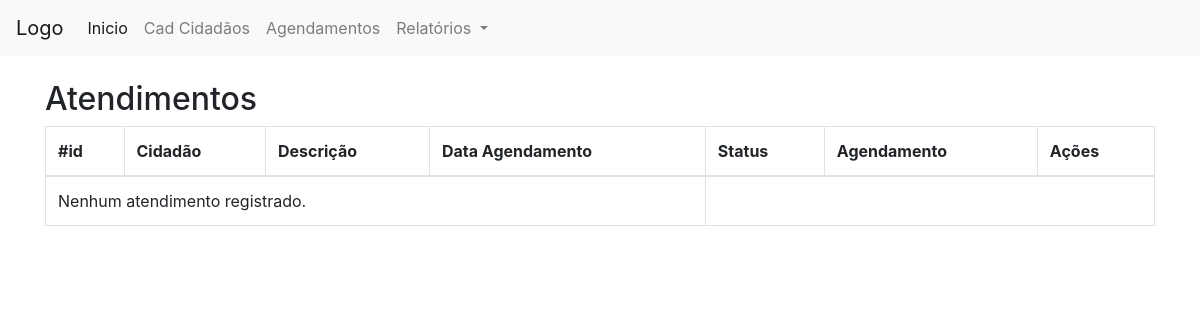
The app's page /atendimento/lista, older data.
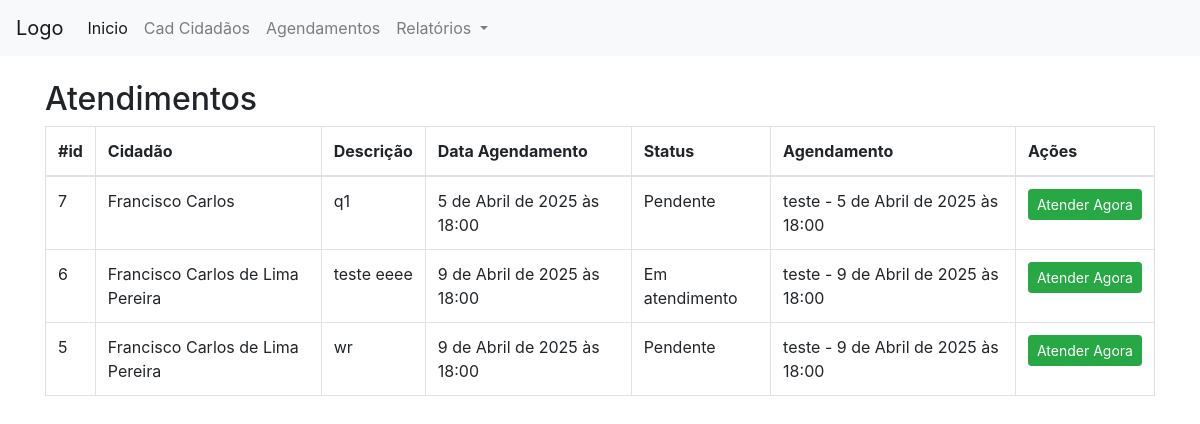
The same page, newer data.
### appagenda/models.py (models this page shows, shortened)
class Atendimento(models.Model):
    STATUS_CHOICES = [
        ('P', 'Pendente'),
        ('R', 'Resolvido'),
        ('A', 'Em atendimento')
    ]
    cidadao=models.ForeignKey(Cidadao, on_delete=models.CASCADE, related_name='atendimento')
    agendamento=models.OneToOneField(Agendamento, on_delete=models.SET_NULL, null=True, blank=True, related_name='atendimento')
    descricao = models.TextField()
    decisoes = models.TextField(blank=True, null=True)
    status = models.CharField(max_length=1, choices=STATUS_CHOICES, default='P')
    data_atendimento=models.DateTimeField(auto_now_add=True)

class Cidadao(models.Model):
    nome = models.TextField(null=False)
    cpf = models.CharField(max_length=14, null=True)
    email = models.EmailField(unique=True)
    data_nascimento=models.DateField()
    celular = models.CharField(max_length=14, null=False)
    cep = models.CharField(max_length=9)
    endereco = models.CharField(max_length=200)
    endereco_numero=models.CharField(max_length=20)
    data_info = models.DateTimeField(auto_now_add=True)

class Agendamento(models.Model):
        STATUS_CHOICES = [
            ('A', 'Agendado'),
            ('C', 'Cancelado'),
            ('R', 'Realizado')
        ]
        cidadao = models.ForeignKey(Cidadao, on_delete=models.CASCADE, related_name='agendamentos')
        assunto = models.CharField(max_length=255)
        descricao = models.TextField()
        data_hora = models.DateTimeField()
        status = models.CharField(max_length=1, choices=STATUS_CHOICES, default='A')

### appagenda/views.py (the view)
# urls.py: path('atendimento/lista',views.listar_atendimento,name='lista_atendimento'),
def listar_atendimento(request):
    atendimentos = Atendimento.objects.select_related('cidadao', 'agendamento').all().order_by('-data_atendimento')
    return render(request, 'appagenda/lista_atendimentos.html',{'atendimentos':atendimentos})

### appagenda/templates/appagenda/lista_atendimentos.html (shortened to what this page needs)
{% extends "base.html"  %}
{% block content %}
<div class="container mt-4">
    <h2>Atendimentos</h2>
    <table class="table table-bordered">
        <thead>
            <tr>
                <th>#id</th>
                <th>Cidadão</th>
                <th>Descrição</th>
                <th>Data Agendamento</th>
                <th>Status</th>
                <th>Agendamento</th>
                <th>Ações</th>
            </tr>
        </thead>
        <tbody>
        {% for atendimento in atendimentos %}
            <tr>
                <td>{{ atendimento.id }}</td>
                <td>{{ atendimento.cidadao.nome }}</td>
                <td>{{ atendimento.descricao|truncatechars:50 }}</td>
                <td>{{ atendimento.agendamento.data_hora }}</td>
                <td>{{ atendimento.get_status_display }}</td>
                <td>
                {% if atendimento.agendamento %}
                    {{ atendimento.agendamento.assunto }} - {{ atendimento.agendamento.data_hora }}
                {% else %}
                    Atendimento sem agendamento prévio
                {% endif %}
            </td>
             <td>
                    {% if atendimento.status != 'R' %}
                        <a href="{% url 'realizar_atendimento' atendimento.id %}" class="btn btn-success btn-sm">Atender Agora</a>
                    {% endif %}
             </td>
            </tr>
        {% empty %}
            <tr><td colspan="4">Nenhum atendimento registrado.</td></tr>
        {% endfor %}
        </tbody>
    </table>
</div>
{% endblock %}

Row changes from the older to the newer data that the page shows:
added Atendimento: id "7", cidadao.nome "Francisco Carlos", descricao "q1", agendamento.data_hora "5 de Abril de 2025 às 18:00", status "Pendente", agendamento.assunto "teste", shows "Atender Agora"
added Atendimento: id "6", cidadao.nome "Francisco Carlos de Lima Pereira", descricao "teste eeee", agendamento.data_hora "9 de Abril de 2025 às 18:00", status "Em atendimento", agendamento.assunto "teste", shows "Atender Agora"
added Atendimento: id "5", cidadao.nome "Francisco Carlos de Lima Pereira", descricao "wr", agendamento.data_hora "9 de Abril de 2025 às 18:00", status "Pendente", agendamento.assunto "teste", shows "Atender Agora"
Text that changed along with them:
text no longer shown: "Nenhum atendimento registrado."
